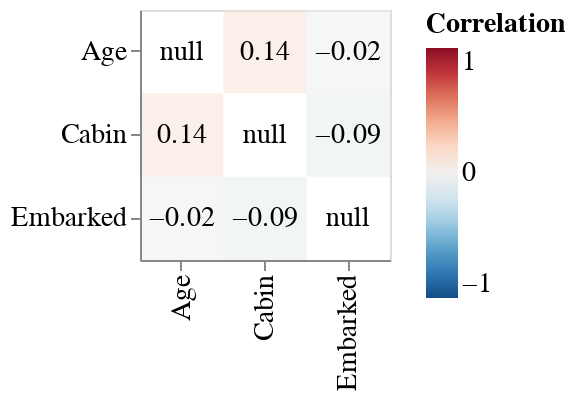

The cell this chart's notebook holds for it:
### Markdown cell above
Correlations can be plotted using `scikit_na.altair.plot_corr()` function. Under the hood, it calls `scikit_na.correlate()` function with your input DataFrame as the first argument:

### Code cell
na.altair.plot_corr(data).properties(width=125, height=125)

### Figure 1 — Vega-Lite specification as saved in the notebook (floating-point values rounded to 4 significant figures)
{"config": {"view": {"continuousWidth": 400, "continuousHeight": 300}, "axis": {"labelFontSize": 14, "titleFontSize": 14}, "legend": {"labelFontSize": 14, "titleFontSize": 14}, "rect": {"opacity": 0.5}, "text": {"color": "black", "fontSize": 14}}, "layer": [{"mark": "rect", "encoding": {"color": {"type": "quantitative", "field": "value", "scale": {"domain": [-1, 1], "reverse": true, "scheme": "redblue"}, "title": "Correlation"}, "x": {"type": "nominal", "field": "variable", "title": ""}, "y": {"type": "nominal", "field": "index", "title": ""}}}, {"mark": {"type": "text", "baseline": "middle"}, "encoding": {"text": {"type": "quantitative", "field": "value", "format": ".2f"}, "x": {"type": "nominal", "field": "variable", "title": ""}, "y": {"type": "nominal", "field": "index", "title": ""}}}], "data": {"name": "data-383773857a59f0917edc8211a0a2057e"}, "height": 125, "width": 125, "$schema": "https://vega.github.io/schema/vega-lite/v4.8.1.json", "datasets": {"data-383773857a59f0917edc8211a0a2057e": [{"index": "Cabin", "variable": "Cabin", "value": null}, {"index": "Embarked", "variable": "Cabin", "value": -0.08704}, {"index": "Age", "variable": "Cabin", "value": 0.1441}, {"index": "Cabin", "variable": "Embarked", "value": -0.08704}, {"index": "Embarked", "variable": "Embarked", "value": null}, {"index": "Age", "variable": "Embarked", "value": -0.02362}, {"index": "Cabin", "variable": "Age", "value": 0.1441}, {"index": "Embarked", "variable": "Age", "value": -0.02362}, {"index": "Age", "variable": "Age", "value": null}]}}
